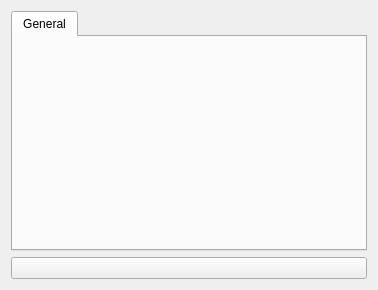
<?xml version="1.0" encoding="UTF-8"?>
<ui version="4.0">
 <class>alarmwarn</class>
 <widget class="QWidget" name="alarmwarn">
  <property name="modal" stdset="0">
   <bool>false</bool>
  </property>
  <property name="windowModality">
   <enum>Qt::NonModal</enum>
  </property>
  <property name="geometry">
   <rect>
    <x>0</x>
    <y>0</y>
    <width>378</width>
    <height>290</height>
   </rect>
  </property>
  <property name="focusPolicy">
   <enum>Qt::StrongFocus</enum>
  </property>
  <property name="windowTitle">
   <string>Alarm</string>
  </property>
  <property name="windowIcon">
   <iconset resource="onewire.qrc">
    <normaloff>:/images/images/kfm_home.png</normaloff>:/images/images/kfm_home.png</iconset>
  </property>
  <layout class="QGridLayout" name="gridLayout">
   <item row="0" column="0">
    <widget class="QTabWidget" name="errortab">
     <property name="autoFillBackground">
      <bool>true</bool>
     </property>
     <property name="currentIndex">
      <number>0</number>
     </property>
     <widget class="QWidget" name="widget">
      <attribute name="title">
       <string>General</string>
      </attribute>
     </widget>
    </widget>
   </item>
   <item row="1" column="0">
    <widget class="QPushButton" name="boutonsilence">
     <property name="text">
      <string/>
     </property>
     <property name="icon">
      <iconset resource="onewire.qrc">
       <normaloff>:/images/images/speaker_on.png</normaloff>:/images/images/speaker_on.png</iconset>
     </property>
     <property name="checkable">
      <bool>true</bool>
     </property>
    </widget>
   </item>
  </layout>
 </widget>
 <resources>
  <include location="onewire.qrc"/>
 </resources>
 <connections/>
</ui>
